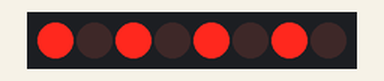
Simulated run of this sketch. Board: Arduino Uno, built with avr-gcc and run on an emulated ATmega328P. On the bench: 8 shift-register outputs drawn as a row of LEDs (first output left, lit = HIGH). Wiring (inferred from the names in the program): shift register (74HC595): data pin 13; shift clock pin 12; latch pin 11. Wiring (inferred from the signals the program sends): row of LEDs: on Q0, Q1, Q2, Q3, Q4, Q5, Q6, Q7.

Above: at 0.5 s.
At 3.5 s:
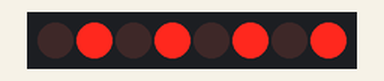
Timing chart, 0 to 4.6 s (numbered marks = the images above):
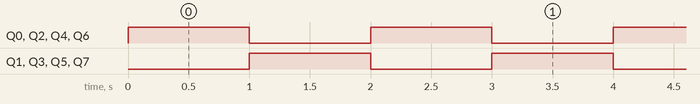

The sketch:

kazda_druha_LED.ino
```cpp
//Definujeme si jednotlivé piny a ich názvy
#define DATA 13
#define CLOCK 12
#define LATCH 11

void setup() {
  //Nastavíme DATA, CLOCK a LATCH ako výstup
  pinMode(DATA, OUTPUT);
  pinMode(CLOCK, OUTPUT);
  pinMode(LATCH, OUTPUT);
}

void loop() {
  digitalWrite(LATCH, LOW);               //Vypneme LATCH, nechceme nič vidieť kým shiftujeme dáta
  shiftOut(DATA, CLOCK, MSBFIRST, 0x55);  //Vyshiftujeme 0x55 (10101010), bit s najväčšou váhou ako prvý (MSBFIRST)
  digitalWrite(LATCH, HIGH);              //Zapneme LATCH keďže chceme vidieť výsledok
  delay(1000);                            //Delay 1 sekunda
  digitalWrite(LATCH, LOW);               //Blok zopakujeme
  shiftOut(DATA, CLOCK, MSBFIRST, 0xAA);  //Vyshiftujeme 0xAA (01010101), čo je opak 0x55.
  digitalWrite(LATCH, HIGH);
  delay(1000);
}
```

Measured:
- by itself, Q0–7: alternates HIGH for 1.0 s and LOW for 1.0 s
